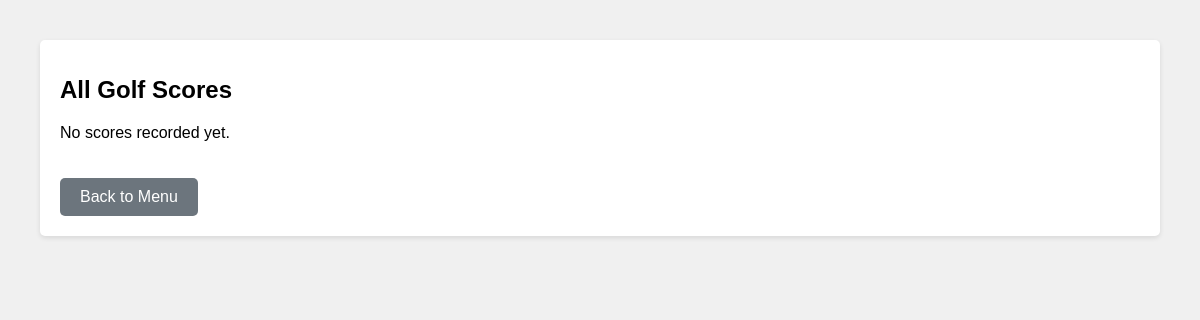
Before: /scores with the older database file.
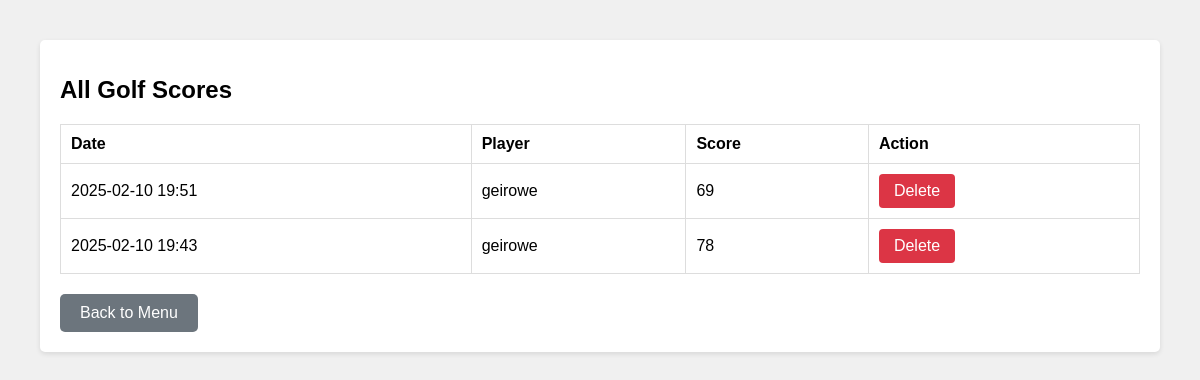
After: the same page with the newer database file.
### models.py (models this page shows, shortened)
class Score(db.Model):
    id = db.Column(db.Integer, primary_key=True)
    value = db.Column(db.Integer, nullable=False)
    date = db.Column(db.DateTime, nullable=False,
                    default=lambda: datetime.now(timezone.utc))
    player_id = db.Column(db.Integer, db.ForeignKey('player.id'), nullable=False)
    def local_date(self):
        return self.date.replace(tzinfo=timezone.utc).astimezone()

class Player(db.Model):
    id = db.Column(db.Integer, primary_key=True)
    name = db.Column(db.String(80), unique=True, nullable=False)
    handicap = db.Column(db.Float, nullable=False, default=0)
    scores = db.relationship('Score', backref='player', lazy=True)

### app.py (the view)
@app.route("/scores")
def list_scores():
    scores = Score.query.order_by(Score.date.desc()).all()
    return render_template('list_scores.html', scores=scores)

### templates/list_scores.html (shortened to what this page needs)
{% extends "base.html" %}
{% block content %}
    <h1>All Golf Scores</h1>
    {% if scores %}
    <table class="player-table">
        <thead>
            <tr>
                <th>Date</th>
                <th>Player</th>
                <th>Score</th>
                <th>Action</th>
            </tr>
        </thead>
        <tbody>
            {% for score in scores %}
            <tr>
                <td>{{ score.local_date().strftime('%Y-%m-%d %H:%M') }}</td>
                <td>{{ score.player.name }}</td>
                <td>{{ score.value }}</td>
                <td>
                    <form method="POST" action="{{ url_for('delete_score', score_id=score.id) }}" class="delete-form" onsubmit="return confirm('Are you sure you want to delete this score?');">
                        <button type="submit" class="btn-delete">Delete</button>
                    </form>
                </td>
            </tr>
            {% endfor %}
        </tbody>
    </table>
    {% else %}
    <p>No scores recorded yet.</p>
    {% endif %}
    <a href="{{ url_for('home') }}" class="button">Back to Menu</a>
{% endblock %}

### templates/base.html (shortened to what this page needs)
<!DOCTYPE html>
<html>
<head>
</head>
<body>
    <div class="content">
        {% block content %}{% endblock %}
    </div>
</body>
</html>

### templates/base.html (style rules this page uses)
body { font-family: Arial, sans-serif; margin: 40px; background-color: #f0f0f0; font-size: 16px; }
h1 { font-size: 24px; margin-bottom: 20px; }
input[type="text"], input[type="number"], button, .button, .menu-item, label, td, th { font-size: 16px; }
.content { padding: 20px; background-color: white; border-radius: 5px; box-shadow: 0 2px 5px rgba(0,0,0,0.1); }
button { padding: 8px 15px; background-color: #6c757d; color: white; border: none; border-radius: 4px; cursor: pointer; }
.player-table { width: 100%; border-collapse: collapse; margin-top: 20px; }
.player-table th, .player-table td { padding: 10px; border: 1px solid #ddd; text-align: left; }
.button { display: inline-block; padding: 10px 20px; background-color: #6c757d; color: white; text-decoration: none; border-radius: 5px; margin-top: 20px; }
.btn-delete { background-color: #dc3545; }
.delete-form { display: inline; }

Changed rows visible on the page:
added Score: local_date "2025-02-10 19:51", player.name "geirowe", value "69"
added Score: local_date "2025-02-10 19:43", player.name "geirowe", value "78"
Other visible differences:
text no longer shown: "No scores recorded yet."
text now shown: "Date Player Score Action"
